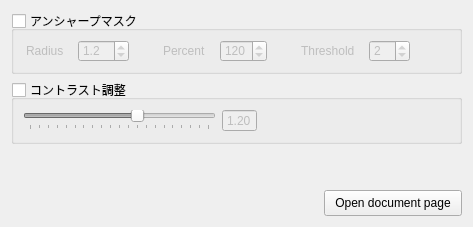
     <widget class="QWidget" name="OthersTab">
      <attribute name="title">
       <string>Others</string>
      </attribute>
      <layout class="QVBoxLayout" name="verticalLayout_14">
       <item>
        <widget class="QGroupBox" name="gpBox_Unsharpn">
         <property name="styleSheet">
          <string notr="true">QLabel {
	padding-right: 5px;
}</string>
         </property>
         <property name="title">
          <string>アンシャープマスク</string>
         </property>
         <property name="checkable">
          <bool>true</bool>
         </property>
         <property name="checked">
          <bool>false</bool>
         </property>
         <layout class="QHBoxLayout" name="horizontalLayout_4">
          <item>
           <layout class="QGridLayout" name="gL_7">
            <item row="0" column="4">
             <widget class="QLabel" name="l_3">
              <property name="styleSheet">
               <string notr="true">QLabel {
	padding-left: 25px
}</string>
              </property>
              <property name="text">
               <string>Threshold</string>
              </property>
             </widget>
            </item>
            <item row="0" column="5">
             <widget class="QgsSpinBox" name="spinBoxInt_UnsharpnThres">
              <property name="minimum">
               <number>1</number>
              </property>
              <property name="maximum">
               <number>10</number>
              </property>
              <property name="value">
               <number>2</number>
              </property>
              <property name="showClearButton">
               <bool>false</bool>
              </property>
             </widget>
            </item>
            <item row="0" column="0">
             <widget class="QLabel" name="l">
              <property name="text">
               <string>Radius</string>
              </property>
             </widget>
            </item>
            <item row="0" column="2">
             <widget class="QLabel" name="l_2">
              <property name="styleSheet">
               <string notr="true">QLabel {
	padding-left: 25px
}</string>
              </property>
              <property name="text">
               <string>Percent</string>
              </property>
             </widget>
            </item>
            <item row="0" column="3">
             <widget class="QgsSpinBox" name="spinBoxInt_UnsharpnPer">
              <property name="maximum">
               <number>500</number>
              </property>
              <property name="singleStep">
               <number>10</number>
              </property>
              <property name="value">
               <number>120</number>
              </property>
              <property name="showClearButton">
               <bool>false</bool>
              </property>
             </widget>
            </item>
            <item row="0" column="1">
             <widget class="QgsDoubleSpinBox" name="spinBoxF_UnsharpnRads">
              <property name="decimals">
               <number>1</number>
              </property>
              <property name="maximum">
               <double>10.000000000000000</double>
              </property>
              <property name="singleStep">
               <double>0.100000000000000</double>
              </property>
              <property name="value">
               <double>1.200000000000000</double>
              </property>
              <property name="showClearButton">
               <bool>false</bool>
              </property>
             </widget>
            </item>
           </layout>
          </item>
          <item>
           <spacer name="hS_5">
            <property name="orientation">
             <enum>Qt::Horizontal</enum>
            </property>
            <property name="sizeHint" stdset="0">
             <size>
              <width>40</width>
              <height>20</height>
             </size>
            </property>
           </spacer>
          </item>
         </layout>
        </widget>
       </item>
       <item>
        <widget class="QGroupBox" name="gpBox_Contrast">
         <property name="title">
          <string>コントラスト調整</string>
         </property>
         <property name="checkable">
          <bool>true</bool>
         </property>
         <property name="checked">
          <bool>false</bool>
         </property>
         <layout class="QHBoxLayout" name="horizontalLayout_3">
          <item>
           <widget class="QSlider" name="hSlider_Contrast">
            <property name="minimum">
             <number>0</number>
            </property>
            <property name="maximum">
             <number>200</number>
            </property>
            <property name="singleStep">
             <number>10</number>
            </property>
            <property name="value">
             <number>120</number>
            </property>
            <property name="orientation">
             <enum>Qt::Horizontal</enum>
            </property>
            <property name="invertedAppearance">
             <bool>false</bool>
            </property>
            <property name="invertedControls">
             <bool>false</bool>
            </property>
            <property name="tickPosition">
             <enum>QSlider::TicksBelow</enum>
            </property>
           </widget>
          </item>
          <item>
           <widget class="QgsDoubleSpinBox" name="spinBoxF_Contrast">
            <property name="alignment">
             <set>Qt::AlignCenter</set>
            </property>
            <property name="buttonSymbols">
             <enum>QAbstractSpinBox::NoButtons</enum>
            </property>
            <property name="keyboardTracking">
             <bool>false</bool>
            </property>
            <property name="maximum">
             <double>2.000000000000000</double>
            </property>
            <property name="singleStep">
             <double>0.100000000000000</double>
            </property>
            <property name="value">
             <double>1.200000000000000</double>
            </property>
            <property name="showClearButton">
             <bool>false</bool>
            </property>
            <property name="expressionsEnabled">
             <bool>true</bool>
            </property>
           </widget>
          </item>
          <item>
           <spacer name="hs">
            <property name="orientation">
             <enum>Qt::Horizontal</enum>
            </property>
            <property name="sizeHint" stdset="0">
             <size>
              <width>40</width>
              <height>20</height>
             </size>
            </property>
           </spacer>
          </item>
         </layout>
        </widget>
       </item>
       <item>
        <spacer name="vS_5">
         <property name="orientation">
          <enum>Qt::Vertical</enum>
         </property>
         <property name="sizeHint" stdset="0">
          <size>
           <width>20</width>
           <height>40</height>
          </size>
         </property>
        </spacer>
       </item>
       <item>
        <layout class="QGridLayout" name="gL_15">
         <item row="0" column="1">
          <widget class="QPushButton" name="btn_OpenDoc">
           <property name="styleSheet">
            <string notr="true">QPushButton{
	padding: 5 10 5px;
}</string>
           </property>
           <property name="text">
            <string>Open document page</string>
           </property>
          </widget>
         </item>
         <item row="0" column="0">
          <spacer name="hS_19">
           <property name="orientation">
            <enum>Qt::Horizontal</enum>
           </property>
           <property name="sizeHint" stdset="0">
            <size>
             <width>40</width>
             <height>20</height>
            </size>
           </property>
          </spacer>
         </item>
        </layout>
       </item>
      </layout>
     </widget>
